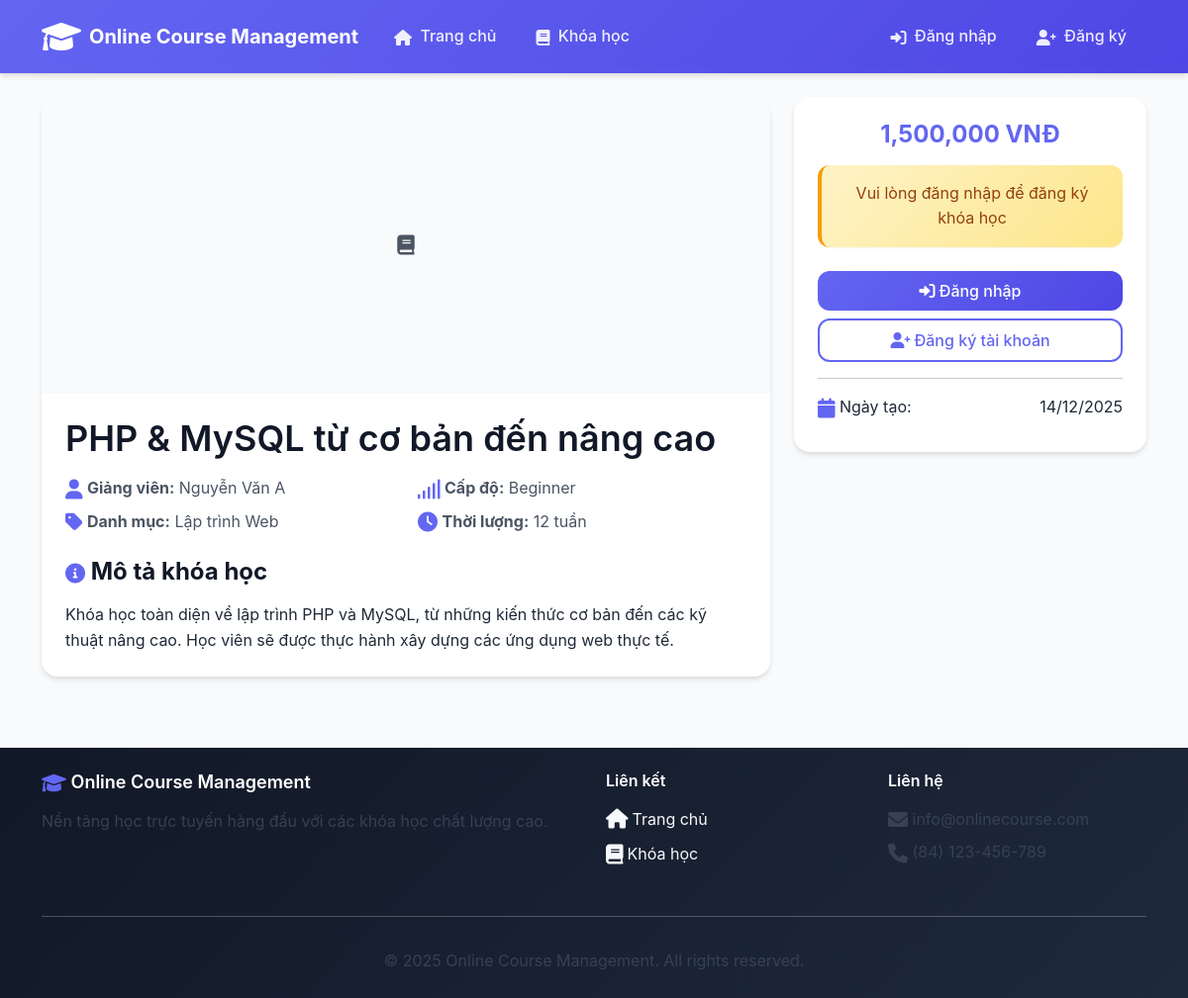
The page /cse485/BTTH2/courses/1 on the database its author committed.
### tables this page shows
CREATE TABLE `courses` (
  `id` int(11) NOT NULL AUTO_INCREMENT,
  `title` varchar(255) NOT NULL,
  `description` text NOT NULL,
  `instructor_id` int(11) NOT NULL,
  `category_id` int(11) DEFAULT NULL,
  `price` decimal(10,2) NOT NULL DEFAULT 0.00,
  `duration_weeks` int(11) NOT NULL DEFAULT 1,
  `level` varchar(50) NOT NULL DEFAULT 'Beginner',
  `image` varchar(255) DEFAULT NULL,
  `created_at` datetime NOT NULL DEFAULT CURRENT_TIMESTAMP,
  `updated_at` datetime NOT NULL DEFAULT CURRENT_TIMESTAMP ON UPDATE CURRENT_TIMESTAMP,
  PRIMARY KEY (`id`),
  KEY `instructor_id` (`instructor_id`),
  KEY `category_id` (`category_id`),
  CONSTRAINT `courses_ibfk_1` FOREIGN KEY (`instructor_id`) REFERENCES `users` (`id`) ON DELETE CASCADE,
  CONSTRAINT `courses_ibfk_2` FOREIGN KEY (`category_id`) REFERENCES `categories` (`id`) ON DELETE SET NULL
);

CREATE TABLE `users` (
  `id` int(11) NOT NULL AUTO_INCREMENT,
  `username` varchar(255) NOT NULL,
  `email` varchar(255) NOT NULL,
  `password` varchar(255) NOT NULL,
  `fullname` varchar(255) NOT NULL,
  `role` int(11) NOT NULL DEFAULT 0 COMMENT '0: học viên, 1: giảng viên, 2: quản trị viên',
  `created_at` datetime NOT NULL DEFAULT CURRENT_TIMESTAMP,
  PRIMARY KEY (`id`),
  UNIQUE KEY `username` (`username`),
  UNIQUE KEY `email` (`email`)
);

CREATE TABLE `categories` (
  `id` int(11) NOT NULL AUTO_INCREMENT,
  `name` varchar(255) NOT NULL,
  `description` text,
  `created_at` datetime NOT NULL DEFAULT CURRENT_TIMESTAMP,
  PRIMARY KEY (`id`)
);

### app/Core/Controller.php (called while the page is built, shortened)
<?php
class Controller {
    protected function view($view, $data = []) {
        extract($data);
        require_once "app/Views/$view.php";
    }
}
?>

### app/Controllers/CourseController.php (called while the page is built, shortened)
<?php
class CourseController extends Controller {
    private $courseModel;
    public function __construct() {
        $this->courseModel = new Course();
    }
    public function detail($id) {
        $course = $this->courseModel->findById($id);
        $isEnrolled = false;
        $this->view('courses/detail', [
            'course' => $course,
            'isEnrolled' => $isEnrolled
        ]);
    }
}
?>

### index.php (called while the page is built)
<?php
require_once 'app/Core/Router.php';
require_once 'config/app.php';
$router = new Router();
$router->get('/', 'HomeController@index');
$router->get('/courses', 'CourseController@index');
$router->get('/courses/(\d+)', 'CourseController@detail');
$router->get('/login', 'AuthController@login');
$router->post('/login', 'AuthController@handleLogin');
$router->get('/register', 'AuthController@register');
$router->post('/register', 'AuthController@handleRegister');
$router->get('/logout', 'AuthController@logout');
$router->get('/student/dashboard', 'StudentController@dashboard');
$router->get('/student/courses', 'StudentController@myCourses');
$router->post('/student/enroll/(\d+)', 'StudentController@enroll');
$router->get('/instructor/dashboard', 'InstructorController@dashboard');
$router->get('/instructor/courses', 'InstructorController@manageCourses');
$router->get('/instructor/courses/create', 'InstructorController@createCourse');
$router->post('/instructor/courses/create', 'InstructorController@storeCourse');
$router->get('/instructor/courses/(\d+)/edit', 'InstructorController@editCourse');
$router->post('/instructor/courses/(\d+)/edit', 'InstructorController@updateCourse');
$router->post('/instructor/courses/(\d+)/delete', 'InstructorController@deleteCourse');
$router->dispatch();
?>

### config/app.php (called while the page is built, shortened)
<?php
spl_autoload_register(function ($class) {
    $paths = [
        'app/Controllers/',
        'app/Models/',
        'app/Core/'
    ];
    foreach ($paths as $path) {
        $file = $path . $class . '.php';
        if (file_exists($file)) {
            return;
        }
    }
});
?>

### config/database.php (called while the page is built)
<?php
return [
    'host' => 'localhost',
    'dbname' => 'onlinecourse',
    'username' => 'root',
    'password' => '',
    'charset' => 'utf8mb4',
    'options' => [
        PDO::ATTR_ERRMODE => PDO::ERRMODE_EXCEPTION,
        PDO::ATTR_DEFAULT_FETCH_MODE => PDO::FETCH_ASSOC,
        PDO::ATTR_EMULATE_PREPARES => false,
    ]
];
?>

### app/Models/Database.php (called while the page is built, shortened)
<?php
class Database {
    private static $instance = null;
    private $connection;
    private function __construct() {
        $config = require 'config/database.php';
        try {
            $dsn = "mysql:host={$config['host']};dbname={$config['dbname']};charset={$config['charset']}";
            $this->connection = new PDO($dsn, $config['username'], $config['password'], $config['options']);
        } catch (PDOException $e) {
            die("Database connection failed: " . $e->getMessage());
        }
    }
    public static function getInstance() {
        if (self::$instance === null) {
            self::$instance = new self();
        }
        return self::$instance;
    }
    public function query($sql, $params = []) {
        $stmt = $this->connection->prepare($sql);
        $stmt->execute($params);
        return $stmt;
    }
    public function fetch($sql, $params = []) {
        $stmt = $this->query($sql, $params);
        return $stmt->fetch();
    }
}
?>

### app/Models/Course.php (called while the page is built, shortened)
<?php
class Course {
    private $db;
    public function __construct() {
        $this->db = Database::getInstance();
    }
    public function findById($id) {
        $sql = "SELECT c.*, u.fullname as instructor_name, cat.name as category_name
                FROM courses c
                LEFT JOIN users u ON c.instructor_id = u.id
                LEFT JOIN categories cat ON c.category_id = cat.id
                WHERE c.id = ?";
        return $this->db->fetch($sql, [$id]);
    }
}
?>

### app/Views/courses/detail.php (the view, shortened to what this page needs)
<div class="container py-4">
    <div class="row">
        <div class="col-lg-8">
            <div class="card">
                <?php if ($course['image']): ?>
                    <img src="<?= BASE_URL ?>/<?= UPLOAD_PATH ?>courses/<?= $course['image'] ?>"
                         class="card-img-top" alt="<?= htmlspecialchars($course['title']) ?>" style="height: 300px; object-fit: cover;">
                <?php else: ?>
                    <div class="card-img-top bg-light d-flex align-items-center justify-content-center" style="height: 300px;">
                        <i class="fas fa-book fa-5x text-muted"></i>
                    </div>
                <?php endif; ?>
                <div class="card-body">
                    <h1 class="card-title"><?= htmlspecialchars($course['title']) ?></h1>
                    <div class="row mb-3">
                        <div class="col-md-6">
                            <p class="text-muted mb-2">
                                <i class="fas fa-user icon-primary"></i> <strong>Giảng viên:</strong> <?= htmlspecialchars($course['instructor_name']) ?>
                            </p>
                            <?php if ($course['category_name']): ?>
                                <p class="text-muted mb-2">
                                    <i class="fas fa-tag icon-primary"></i> <strong>Danh mục:</strong> <?= htmlspecialchars($course['category_name']) ?>
                                </p>
                            <?php endif; ?>
                        </div>
                        <div class="col-md-6">
                            <p class="text-muted mb-2">
                                <i class="fas fa-signal icon-primary"></i> <strong>Cấp độ:</strong> <?= htmlspecialchars($course['level']) ?>
                            </p>
                            <p class="text-muted mb-2">
                                <i class="fas fa-clock icon-primary"></i> <strong>Thời lượng:</strong> <?= $course['duration_weeks'] ?> tuần
                            </p>
                        </div>
                    </div>
                    <h3>
                        <i class="fas fa-info-circle icon-primary"></i> Mô tả khóa học
                    </h3>
                    <div class="course-description">
                        <?= nl2br(htmlspecialchars($course['description'])) ?>
                    </div>
                </div>
            </div>
        </div>
        <div class="col-lg-4">
            <div class="card sticky-top" style="top: 20px;">
                <div class="card-body text-center">
                    <h3 class="text-primary mb-3">
                        <?= $course['price'] > 0 ? number_format($course['price']) . ' VNĐ' : 'Miễn phí' ?>
                    </h3>
                    <?php if (isset($_SESSION['user_id'])): ?>
                        <?php if ($_SESSION['user_role'] == 0):  ?>
                            <?php if ($isEnrolled): ?>
                                <div class="alert alert-success">
                                    <i class="fas fa-check-circle"></i> Bạn đã đăng ký khóa học này
                                </div>
                                <a href="<?= BASE_URL ?>/student/courses" class="btn btn-primary w-100">
                                    <i class="fas fa-play"></i> Vào học
                                </a>
                            <?php else: ?>
                                <form method="POST" action="<?= BASE_URL ?>/student/enroll/<?= $course['id'] ?>">
                                    <button type="submit" class="btn btn-success btn-lg w-100">
                                        <i class="fas fa-plus"></i> Đăng ký khóa học
                                    </button>
                                </form>
                            <?php endif; ?>
                        <?php else: ?>
                            <div class="alert alert-info">
                                Chỉ học viên mới có thể đăng ký khóa học
                            </div>
                        <?php endif; ?>
                    <?php else: ?>
                        <div class="alert alert-warning">
                            Vui lòng đăng nhập để đăng ký khóa học
                        </div>
                        <a href="<?= BASE_URL ?>/login" class="btn btn-primary w-100 mb-2">
                            <i class="fas fa-sign-in-alt"></i> Đăng nhập
                        </a>
                        <a href="<?= BASE_URL ?>/register" class="btn btn-outline-primary w-100">
                            <i class="fas fa-user-plus"></i> Đăng ký tài khoản
                        </a>
                    <?php endif; ?>
                    <hr>
                    <div class="course-info">
                        <div class="d-flex justify-content-between mb-2">
                            <span><i class="fas fa-calendar icon-primary"></i> Ngày tạo:</span>
                            <span><?= date('d/m/Y', strtotime($course['created_at'])) ?></span>
                        </div>
                    </div>
                </div>
            </div>
        </div>
    </div>
</div>
<?php
include 'app/Views/layouts/main.php';
?>

### app/Core/Router.php (shortened to what this page needs)
<?php
class Router {
    private $routes = [];
    private function addRoute($method, $pattern, $callback) {
        $this->routes[] = [
            'method' => $method,
            'pattern' => $pattern,
            'callback' => $callback
        ];
    }
    public function dispatch() {
        $requestUri = parse_url($_SERVER['REQUEST_URI'], PHP_URL_PATH);
        $basePath = '/cse485/BTTH2';
        if (strpos($requestUri, $basePath) === 0) {
            $requestUri = substr($requestUri, strlen($basePath));
        }
        foreach ($this->routes as $route) {
            $pattern = '#^' . $route['pattern'] . '$#';
            if (preg_match($pattern, $requestUri, $matches)) {
                array_shift($matches);
                $this->callAction($route['callback'], $matches);
                return;
            }
        }
    }
    private function callAction($callback, $params = []) {
        if (is_string($callback)) {
            list($controller, $method) = explode('@', $callback);
            $controllerInstance = new $controller();
            call_user_func_array([$controllerInstance, $method], $params);
        }
    }
}
?>

### public/assets/css/style.css (style rules this page uses)
:root { --primary-color: #6366f1; --primary-dark: #4f46e5; --primary-light: #818cf8; --primary-lighter: #e0e7ff; --secondary-color: #64748b; --secondary-dark: #475569; --secondary-light: #94a3b8; --success-color: #10b981; --success-light: #d1fae5; --warning-color: #f59e0b; --warning-light: #fef3c7; --danger-color: #ef4444; --danger-light: #fee2e2; --info-color: #3b82f6; --info-light: #dbeafe; --light-color: #f8fafc; --dark-color: #1e293b; --gray-50: #f9fafb; --gray-100: #f3f4f6; --gray-200: #e5e7eb; --gray-300: #d1d5db; --gray-400: #9ca3af; --gray-500: #6b7280; --gray-600: #4b5563; --gray-700: #374151; --gray-800: #1f2937; --gray-900: #111827; --font-family: 'Inter', 'Segoe UI', -apple-system, BlinkMacSystemFont, 'Roboto', 'Oxygen', 'Ubuntu', sans-serif; --font-size-xs: 0.75rem; --font-size-sm: 0.875rem; --font-size-base: 1rem; --font-size-lg: 1.125rem; --font-size-xl: 1.25rem; --font-size-2xl: 1.5rem; --font-size-3xl: 1.875rem; --font-size-4xl: 2.25rem; --spacing-xs: 0.25rem; --spacing-sm: 0.5rem; --spacing-md: 1rem; --spacing-lg: 1.5rem; --spacing-xl: 2rem; --spacing-2xl: 3rem; --spacing-3xl: 4rem; --radius-sm: 0.375rem; --radius-md: 0.5rem; --radius-lg: 0.75rem; --radius-xl: 1rem; --radius-2xl: 1.5rem; --radius-full: 9999px; --shadow-sm: 0 1px 2px 0 rgba(0, 0, 0, 0.05); --shadow-md: 0 4px 6px -1px rgba(0, 0, 0, 0.1), 0 2px 4px -1px rgba(0, 0, 0, 0.06); --shadow-lg: 0 10px 15px -3px rgba(0, 0, 0, 0.1), 0 4px 6px -2px rgba(0, 0, 0, 0.05); --shadow-xl: 0 20px 25px -5px rgba(0, 0, 0, 0.1), 0 10px 10px -5px rgba(0, 0, 0, 0.04); --shadow-2xl: 0 25px 50px -12px rgba(0, 0, 0, 0.25); --transition-fast: 150ms ease-in-out; --transition-base: 250ms ease-in-out; --transition-slow: 350ms ease-in-out; --icon-xs: 0.875rem; --icon-sm: 1rem; --icon-md: 1.25rem; --icon-lg: 1.5rem; --icon-xl: 2rem; --icon-2xl: 2.5rem; --icon-3xl: 3rem; }
* { margin: 0; padding: 0; box-sizing: border-box; }
body { font-family: var(--font-family); font-size: var(--font-size-base); line-height: 1.6; color: var(--gray-800); background-color: var(--gray-50); -webkit-font-smoothing: antialiased; -moz-osx-font-smoothing: grayscale; }
h1, h2, h3, h4, h5, h6 { font-weight: 700; line-height: 1.2; color: var(--gray-900); margin-bottom: var(--spacing-md); }
h1 { font-size: var(--font-size-4xl); }
h3 { font-size: var(--font-size-2xl); }
p { margin-bottom: var(--spacing-md); color: var(--gray-700); }
a { color: var(--primary-color); text-decoration: none; transition: color var(--transition-fast); }
i.fas, i.far, i.fal, i.fab { font-size: var(--icon-md); color: inherit; vertical-align: middle; }
.icon-primary { color: var(--primary-color) !important; }
.card { border: none; border-radius: var(--radius-xl); box-shadow: var(--shadow-md); transition: all var(--transition-base); overflow: hidden; background: white; }
.card-body { padding: var(--spacing-lg); }
.card-img-top { border-radius: var(--radius-xl) var(--radius-xl) 0 0; transition: transform var(--transition-slow); object-fit: cover; }
.card-title { font-weight: 600; color: var(--gray-900); margin-bottom: var(--spacing-md); }
.btn { border-radius: var(--radius-lg); font-weight: 500; padding: var(--spacing-sm) var(--spacing-lg); transition: all var(--transition-base); border: none; display: inline-flex; align-items: center; justify-content: center; gap: var(--spacing-xs); font-size: var(--font-size-base); cursor: pointer; }
.btn i { font-size: var(--icon-sm); }
.btn-primary { background: linear-gradient(135deg, var(--primary-color) 0%, var(--primary-dark) 100%); color: white; box-shadow: var(--shadow-sm); }
.btn-outline-primary { border: 2px solid var(--primary-color); color: var(--primary-color); background: transparent; }
.alert { border-radius: var(--radius-lg); border: none; padding: var(--spacing-md) var(--spacing-lg); margin-bottom: var(--spacing-lg); display: flex; align-items: center; gap: var(--spacing-sm); box-shadow: var(--shadow-sm); }
.alert-warning { background: linear-gradient(135deg, var(--warning-light) 0%, #fde68a 100%); color: #92400e; border-left: 4px solid var(--warning-color); }
.text-primary { color: var(--primary-color) !important; }
.text-muted { color: var(--gray-600) !important; }
.bg-light { background-color: var(--light-color) !important; }
.sticky-top { top: var(--spacing-lg); }

### rows shown on the page
courses: title "PHP & MySQL từ cơ bản đến nâng cao", instructor.fullname "Nguyễn Văn A", category.name "Lập trình Web", level "Beginner", duration_weeks "12", description "Khóa học toàn diện về lập trình PHP và MySQL, từ những kiến thức cơ bản đến các kỹ thuật nâng cao. Học viên sẽ được thực hành xây dựng các ứng dụng web thực tế.", price "1,500,000", created_at "14/12/2025"
